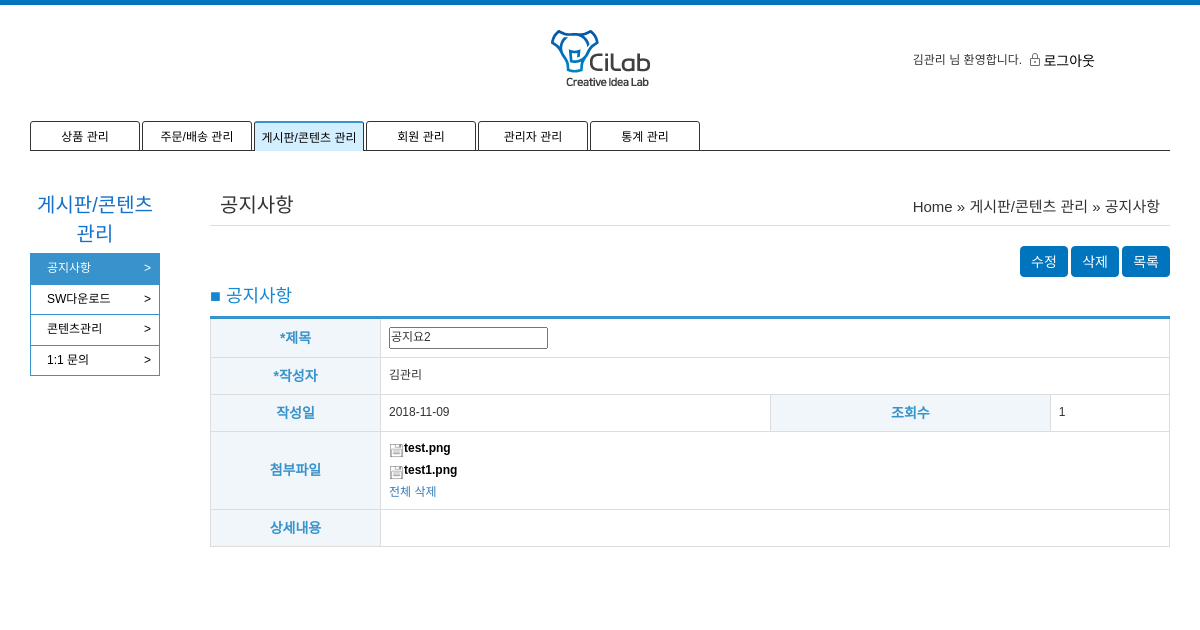
Page /admin/board/detail.php?type=1&no=7 (signed in) on the committed database.
### tables this page shows
CREATE TABLE IF NOT EXISTS `tb_notice` (
  `pk_no` int(11) NOT NULL AUTO_INCREMENT,
  `fd_title` varchar(50) DEFAULT NULL,
  `fd_name` varchar(50) DEFAULT NULL,
  `fd_date` date DEFAULT NULL,
  `fd_count` int(11) DEFAULT 0,
  `fd_file` varchar(50) DEFAULT NULL,
  `fd_new_file` varchar(50) DEFAULT NULL,
  `fd_content` varchar(200) DEFAULT NULL,
  PRIMARY KEY (`pk_no`)
);

### common.php (called while the page is built, shortened)
<?php
	include_once('config/db_config.php');
	$mysqli = new mysqli($host, $user, $pw, $dbName);
	function query_send($query){
		global $mysqli;
		return mysqli_query($mysqli, $query);
	}
	function board_get_info($no,$type){
		$table = table_name($type);
		$query = "select * from ".$table." where pk_no=".$no;
		$result = query_send($query);
		$info = mysqli_fetch_array($result);
		return $info;
	}
	function table_name($type){
		if($type==1) $table="tb_notice";
		elseif ($type==2) $table ="tb_sw";
		elseif ($type==3) $table ="tb_contents";
		elseif ($type==4) $table ="tb_qna";
		return $table;
	}
?>

### admin/board/detail.php (the view, shortened to what this page needs)
<?php
	include '../admin_header.php';
	include './side.php';
	include_once("../../common.php");
	$no = $_GET['no'];
	$type = $_GET['type'];
	$info = board_get_info($no,$type);
	if($type!=3){
		if($info["fd_file"]!=null)
			$files=explode('||',$info["fd_file"]);
		if($info["fd_new_file"]!=null)
			$new_files=explode('||',$info["fd_new_file"]);
	}
	if($type==1) $head = '공지사항';
	elseif($type==2) $head = 'SW다운로드';
	elseif($type==3) $head = '콘텐츠관리';
?>
<link href="http://cdnjs.cloudflare.com/ajax/libs/summernote/0.8.9/summernote.css" rel="stylesheet">
<section class="container">
	<div class="">
		<div class="tabletInner">
			<form enctype='multipart/form-data' id="detail_update" action="detail_update.php" method="post">
				<fieldset>
					<table>
						<div>
							<div class="admin_title"><?=$head?></div>
							<div class="admin_position">Home  » 게시판/콘텐츠 관리 » <?=$head?></div>
						</div>
						<hr class="garo" style="display: block;">
						<div class="mt20 ar">
							<input type="submit" value="수정" id="notice_save_btn" class="btn type05 st2">
							<a id="info_del" class="btn type05">삭제</a>
							<a href="/admin/board/list.php?type=<?=$type?>" class="btn type05">목록</a>
						</div>
						<h4>■ <?=$head?></h4>
						<colgroup>
							<col style="width:170px;">
							<col>
						</colgroup>
						<tbody>
							<tr>
								<th scope="row">*제목</th>
								<td colspan="3">
									<input type="text" name="title" value="<?=$info['fd_title']?>">
								</td>
							</tr>
							<?php
								if($type==1 ||$type==2){
							?>
							<tr>
								<th scope="row">*작성자</th>
								<td colspan="3"><?=$info['fd_name']?></td>
							</tr>
							<tr>
								<th scope="row">작성일</th>
								<td><?=$info['fd_date']?></td>
								<th scope="row">조회수</th>
								<td><?=$info['fd_count']?></td>
							</tr>
							<tr>
								<th scope="row">첨부파일</th>
								<td id="files_td" colspan="3">
									<?php
										if($info['fd_file']!=""){
											for($i=0;$i<count($files);$i++){
												echo '<a href="file_down.php?file='.$new_files[$i].'&name='.$files[$i].'" class="view_file_download"><img src="/images/icon/save.png" class="save_img"><label>'.$files[$i].'</label></a><br/>';
											}
											echo '<a id="old_file_remove">전체 삭제</a>';
										}else{
											echo '<a id="add_file_btn">파일 추가</a>';
										}
									?>
								</td>
							</tr>
							<?php
								}
							?>
							<tr>
								<th scope="row">상세내용</th>
								<td colspan="3">
								</td>
							</tr>
						</tbody>
					</table>
				</fieldset>
			</form>
		</div>
	</div>
</section>
</body>
</html>

### css/common.css (style rules this page uses)
* { margin:0; padding:0; font-family: 'Noto Sans KR', sans-serif; list-style:none; vertical-align:middle; }
h1, h2, h3, h4, h5, h6 { font-size:14px; color:#333; }
a, div, p, td, th, select,option { font-size:12px; color:#333; }
article, aside, hgroup, header, footer, figure, figcaption, nav, section, time, mark, canvas, video, audio, details, summary { display:block; }
form { display:inline; margin:0; border:0; padding:0; }
table { border-collapse:collapse; width:100%; }
img { vertical-align:middle; }
img, button { border:0px; }
a { text-decoration:none; }
input { box-sizing:border-box; }
label, label * { vertical-align:middle; }
.ar { text-align:right !important }
.mt20 { margin-top:20px !important }

### css/style.css (style rules this page uses)
html { overflow-y: scroll; }
html, body { height: 100%; }
.btn { display: inline-block; line-height: 1.2; cursor: pointer; }
.btn.type05 { padding: 0px 10px; box-sizing: border-box; line-height: 31px; height: 31px; font-size: 14px; color: #fff; vertical-align: middle; border: 1px solid #0074bd; border-radius: 4px; background: #0074bd; }

### css/default.css (style rules this page uses)
html { overflow-y:scroll }
body { margin:0;padding:0;font-size:0.75em }
html, h1, h2, h3, h4, h5, h6, form, fieldset, img { margin:0;padding:0;border:0 !important }
h1, h2, h3, h4, h5, h6 { font-size:1em }
article, aside, details, figcaption, figure, footer, header, hgroup, menu, nav, section { display:block }
label, input, button, select, img { vertical-align:middle }
input, button { margin:0;padding:0;font-size:1em }
hr { display:none }
a:link, a:visited { color:#000;text-decoration:none }

### admin/css/style.css (style rules this page uses)
* { margin: 0; padding: 0 }
body { font-family: "Lato", sans-serif, "맑은 고딕", font-size : 0.75em; color: #333 }
h4 { color: #1788d0 !important; }
.container { float: right; width: calc(100% - 200px) !important; font-size: 28px; padding: 0 30px 30px 10px !important; }
hr.garo { border: solid #dedede; border-width: 1px 0 0; margin-top: 5px; margin-bottom: 5px; }
.admin_position { text-align: right; display: inline-block; margin-right: 10px; margin-top: 5px; font-size: 15px; float: right; }
.admin_title { text-align: left; display: inline-block; margin-left: 10px; font-size: 20px; width: 40%; }
.save_img { width: 15px; }
table { border-collapse: collapse; border-top: 3px solid #3892cb; margin-bottom: 25px; }
table th { color: #3892cb; background: #f0f6f9; text-align: center; font-size: 14px !important; }
table th, table td { padding: 8px; border: 1px solid #ddd; }

### css/tablet.css (style rules this page uses)
.tabletInner { padding:0 10px; }

### css/mobile.css (style rules this page uses)
html { overflow-y:scroll }
body { margin:0;padding:0;font-size:0.75em }
html, h1, h2, h3, h4, h5, h6, form, fieldset, img { margin:0;padding:0;border:0 }
h1, h2, h3, h4, h5, h6 { font-size:1em }
article, aside, details, figcaption, figure, footer, header, hgroup, menu, nav, section { display:block }
label, input, button, select, img { vertical-align:middle }
input, button { margin:0;padding:0;font-size:1em }
input[type=text], input[type=password], input[type=submit], input[type=image], button { border-radius:0;font-size:1em;-webkit-appearance:none }
hr { display:none }
a:link, a:visited { color:#000;text-decoration:none }

### rows in the picture
tb_notice: title "공지요2", fd_name "김관리", fd_date "2018-11-09", fd_count "1", fd_file "test.png", fd_file "test1.png"

### other values in the picture
$user_name "김관리"
$head "공지사항"
